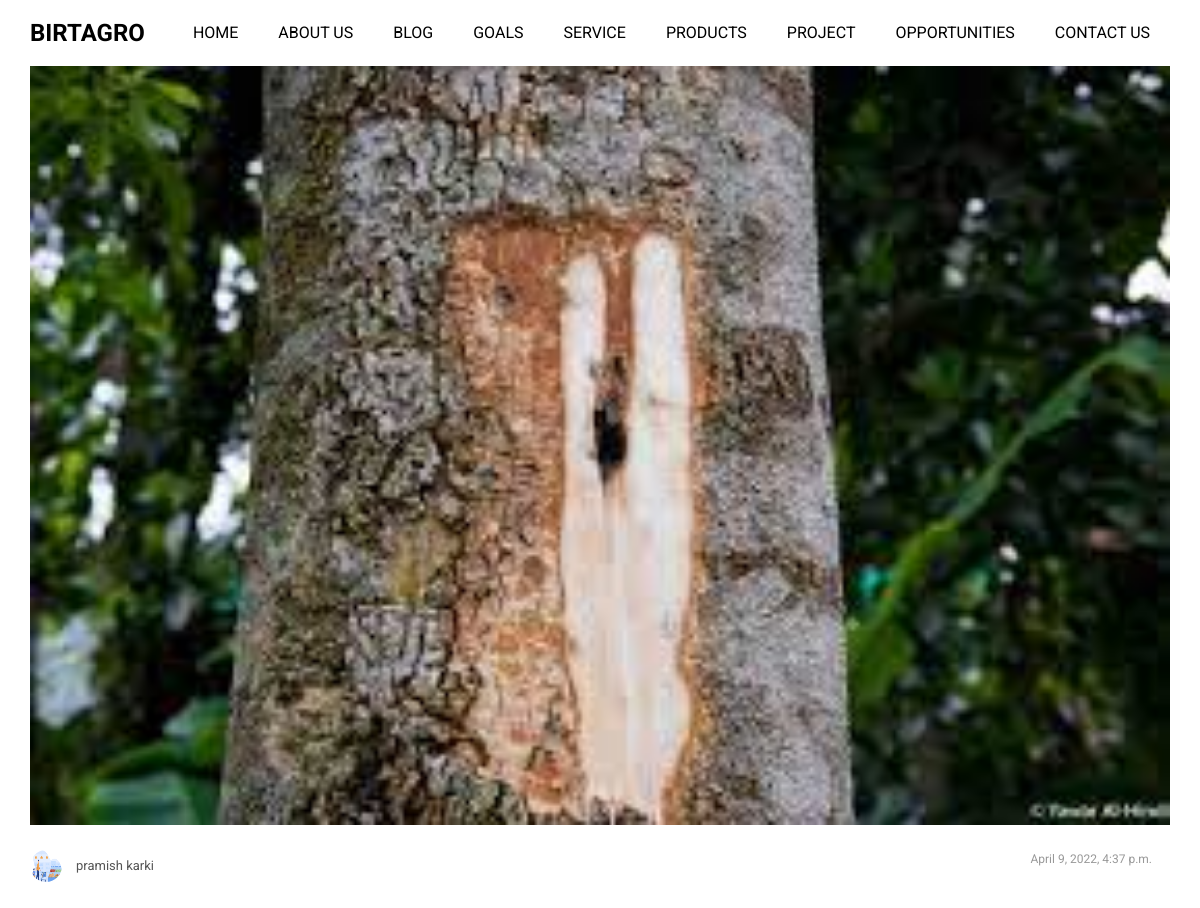
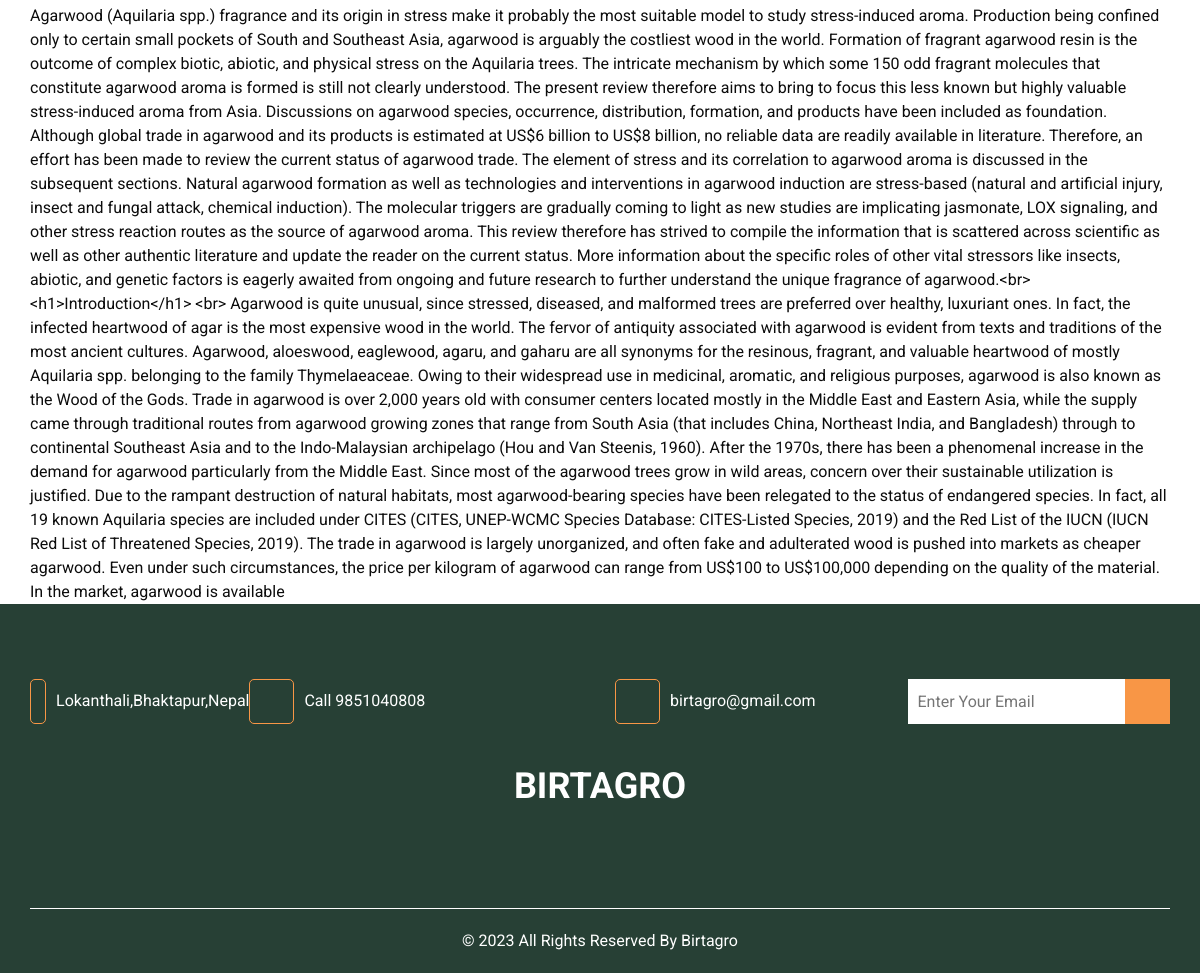
The app's page /blogdetail/e76fff65-feca-4db4-97ca-30fde0d91e96/ with its own data (2 pictures, top to bottom).
### apps/models.py (models this page shows, shortened)
class Blog(BaseModel):
    writer = models.ForeignKey(BlogWriter,on_delete=models.CASCADE)
    title = models.CharField(max_length=200)
    image = models.ImageField()
    content = models.TextField()

class BlogWriter(BaseModel):
    name = models.CharField(max_length=100)
    profile = models.ImageField()

### apps/views.py (the view)
# urls.py: path("blogdetail/<str:id>/",views.Blogdetail,name="blogdetail"),
def Blogdetail(request,id):
    blog = models.Blog.objects.get(id=id)
    return render(request, 'blogdetail.html',{'blog':blog})

### templates/blogdetail.html (shortened to what this page needs)
{% include 'header.html'%} {% load static %}
<link
  rel="stylesheet"
  type="text/css"
  href="{% static 'css/blogdetail.css' %}"
/>
<div class="container">
  <div class="cs-blog-detail">
    <div class="cs-main-post">
      <figure>
        <img
          onload="pagespeed.CriticalImages.checkImageForCriticality(this);"
          data-pagespeed-url-hash="2714250504"
          alt="jobline-blog (8)"
          src="/media/{{blog.image}}"
        />
      </figure>
    </div>
    <div class="cs-post-title">
      <div class="cs-author">
        <figure>
          <a href=""
            >
            <img
              width="32"
              height="32"
              onload="pagespeed.CriticalImages.checkImageForCriticality(this);"
              data-pagespeed-url-hash="1229941675"
              class="avatar avatar-32 photo"
              src="/media/{{blog.writer.profile}}"
              alt=""
          /></a>
        </figure>
        <div class="cs-text">
          <a href="">{{blog.writer.name}}</a>
        </div>
      </div>
      <div class="post-option">
        <span class="post-date"
          ><a href="http://jobcareer.chimpgroup.com/jobdoor/2015/11/"
            >{{blog.created_at}}</a
          ></span
        >
      </div>
    </div>
    <div class="cs-post-option-panel" id="string-to-html">{{blog.content}}</div>
  </div>
</div>
<div>{% include 'footer.html'%}</div>

### static/css/style.css (style rules this page uses)
a, a:hover, a:focus { text-decoration: none; }

### static/css/responsive.css (style rules this page uses)
@media (min-width: 1200px) { .container { max-width: 1170px; } }

### static/css/blogdetail.css (style rules this page uses)
.cs-blog-detail .post-option { float: right; }
.cs-blog .post-option span a, .cs-blog-detail .post-option span a { color: #999 !important; display: inline-block; font-size: 12px; margin-right: 18px; vertical-align: middle; }
.cs-blog-detail .post-option .post-date { margin-left: 18px; }
.cs-blog .cs-author, .cs-blog-detail .cs-author { float: left; margin: 0 0 10px; }
.cs-blog .cs-author figure, .cs-blog-detail .cs-author figure { display: inline-block; height: 32px; margin: 0 10px 0 0; vertical-align: middle; width: 32px; }
.cs-blog .cs-author figure img, .cs-blog-detail .cs-author figure img { border-radius: 100%; }
.cs-blog .cs-author .cs-text, .cs-blog-detail .cs-author .cs-text { display: inline-block; margin: 0; padding: 0; vertical-align: middle; }
.cs-blog .cs-author .cs-text a, .cs-blog-detail .cs-author .cs-text a { color: #555; font-size: 13px; }
.cs-blog-detail .cs-post-title::after { clear: both; content: ""; display: block; }
.cs-blog-detail .cs-main-post img { width: 100%; }
.cs-blog-detail .cs-main-post { margin-bottom: 25px; }
.cs-blog-detail .cs-post-option-panel { padding-top: 20px; width: 100%; }

### records on screen
Blog: image (picture), writer.profile (picture), writer.name "pramish karki", created_at "April 9, 2022, 4:37 p.m.", content "Agarwood (Aquilaria spp.) fragrance and its origin in stress make it probably the most suitable model to study stress-induced aroma. Production being confined only to certain small pockets of South and Southeast Asia, agarwood is arguably the costliest wood in the world. Formation of fragrant agarwood resin is the outcome of complex biotic, abiotic, and physical stress on the Aquilaria trees. The intricate mechanism by which some 150 odd fragrant molecules that constitute agarwood aroma is formed is still not clearly understood. The present review therefore aims to bring to focus this less known but highly valuable stress-induced aroma from Asia. Discussions on agarwood species, occurrence,…"
